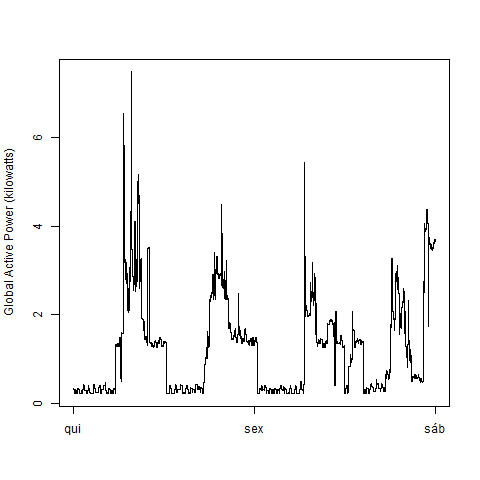

The script that saved this image:
#plot2.R

source('functions.R')
readData()
png("plot2.png")
plot2()
dev.off()
